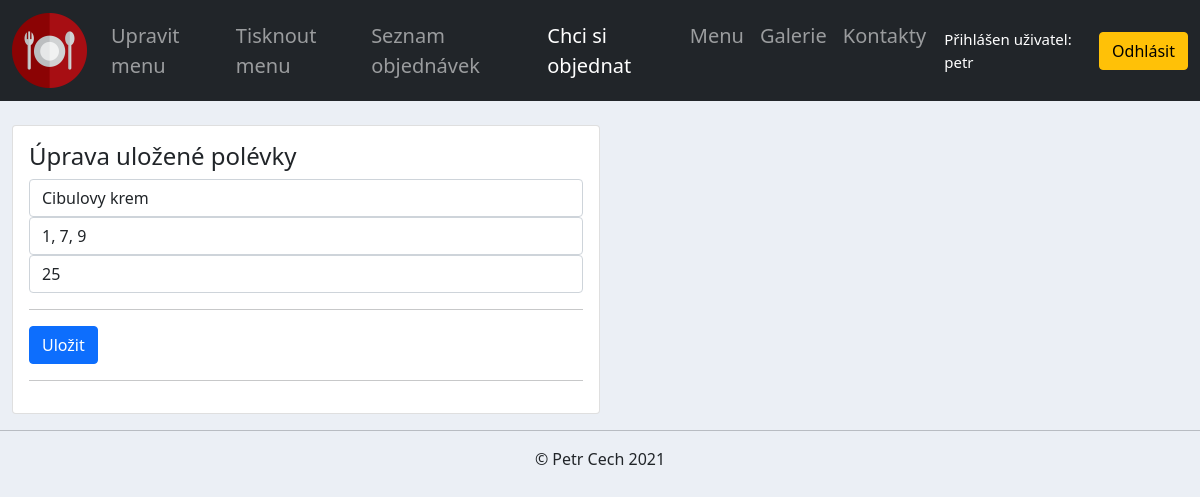
/edit_supper/23/ (signed in), run on an earlier commit of the app's database.
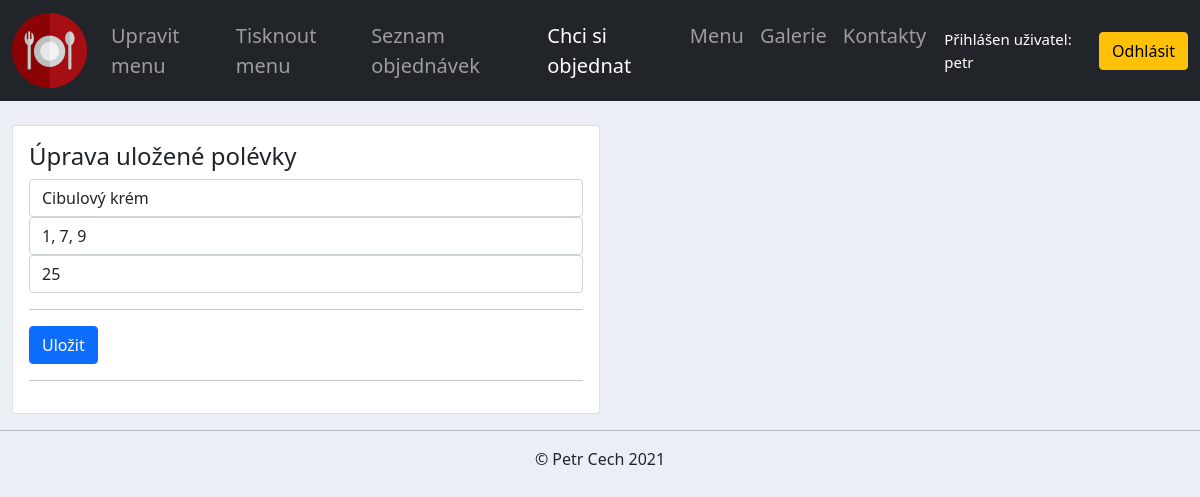
And on a later commit of the database.
### accounts/models.py (models this page shows, shortened)
class Supper(models.Model):
    name = models.CharField(max_length=200, null=True)
    alergens = models.CharField(max_length=200, null=True)
    price = models.PositiveIntegerField(null=True, default=25)

### accounts/views.py (the view)
# urls.py: path('edit_supper/<str:pk>/', views.editSupper, name='edit_supper'),
@login_required(login_url='login')
def editSupper(request, pk):
    menu = Menu.objects.last()
    supper = Supper.objects.get(id=pk)
    formSupper = EditSupperForm(instance=supper)
    if request.method == 'POST' and 'AddSupper' in request.POST:
        formSupper = EditSupperForm(request.POST, instance=supper)
        if formSupper.is_valid():
            formSupper.save()
            messages.success(request, f'Polévka upravena!')
            return redirect('/edit_menu/1')
    context = {
        'menu': menu,
        'formSupper': formSupper,
        'supper': supper,
    }
    return render(request, 'accounts/edit_supper.html', context)

### accounts/forms.py
class EditSupperForm(ModelForm):
    class Meta:
        model = Supper
        fields = '__all__'

### accounts/templates/accounts/edit_supper.html (shortened to what this page needs)
{%  extends 'accounts/main.html' %}
{% load static %}
{% block content %}
<br>
<div class="col-md-6">
    <div class="card card-body">
        <h4>Úprava uložené polévky</h4>
        <form action="" method="POST">
          <input type="text" name="name" value="{{supper.name}}" maxlength="200" class="form-control" placeholder="Název" required="" id="id_name">
          <input type="text" name="alergens" value="{{supper.alergens}}"maxlength="200" class="form-control" placeholder="Alergeny" required="" id="id_alergens">
          <input type="number" name="price" value="25" min="0" class="form-control" placeholder="Cena" required="" id="id_price">
          <hr>
          <input class="btn btn-primary btn-block" type="submit" name="AddSupper" value="Uložit">
          <hr>
        </form>
    </div>
</div>
{% endblock %}

What changed in the data, as far as the page shows it:
changed Supper: name "Cibulovy krem" → "Cibulový krém"
